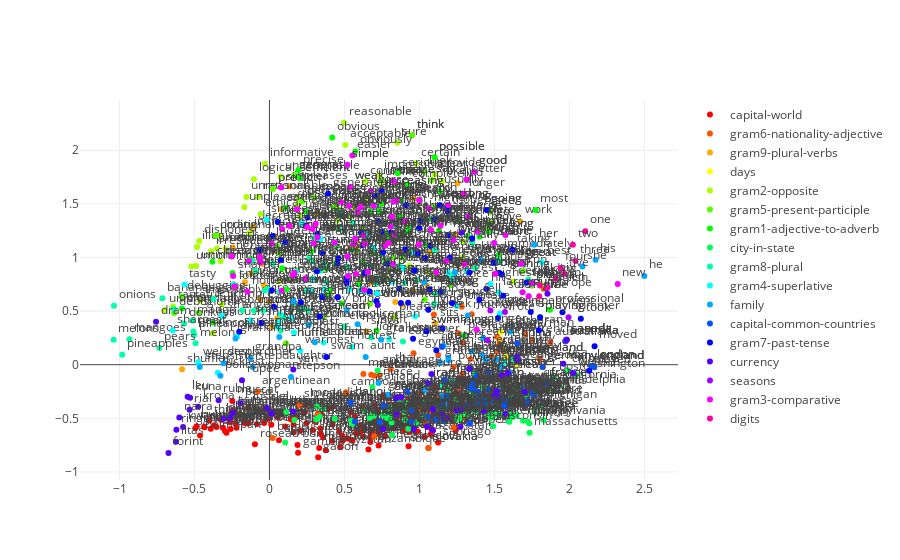

The cell this chart's notebook holds for it:
### Code cell
plot_embeddings(model, labeled_word_dict, ratio_words=1, aggregate="w")

### Figure 1 — Plotly figure (JSON) as saved in the notebook; plotly's stock layout.template omitted (floating-point values rounded to 4 significant figures; data arrays with more than 128 entries replaced by an {"elided": "..."} marker saying what was removed)
{"data": [{"marker": {"color": "rgb(255, 0, 0)"}, "mode": "markers+text", "name": "capital-world", "text": {"elided": "232 str values"}, "textposition": "top right", "type": "scatter", "x": {"elided": "232 float values"}, "y": {"elided": "232 float values"}}, {"marker": {"color": "rgb(255, 84, 0)"}, "mode": "markers+text", "name": "gram6-nationality-adjective", "text": ["albanian", "switzerland", "norway", "argentinean", "cambodia", "croatia", "israeli", "cambodian", "macedonia", "colombia", "australia", "egypt", "slovakia", "malta", "iceland", "german", "irish", "french", "thailand", "ukrainian", "greece", "australian", "swiss", "japanese", "icelandic", "chinese", "russian", "moldova", "spanish", "chilean", "sweden", "english", "argentina", "italy", "russia", "israel", "germany", "portuguese", "korean", "peruvian", "thai", "ukraine", "spain", "denmark", "france", "albania", "belorussian", "brazil", "mexican", "maltese", "india", "peru", "brazilian", "ireland", "colombian", "polish", "japan", "norwegian", "korea", "danish", "moldovan", "austrian", "china", "indian", "chile", "belarus", "austria", "greek", "dutch", "slovakian", "portugal", "england", "croatian", "poland", "italian", "egyptian", "macedonian", "swedish", "netherlands", "mexico", "bulgarian", "bulgaria"], "textposition": "top right", "type": "scatter", "x": [0.734, 1.48, 1.383, -0.07839, 0.848, 1.153, 1.125, 0.5102, 0.8781, 1.228, 1.974, 1.381, 1.06, 1.2, 1.186, 1.705, 1.534, 1.751, 1.246, 1.122, 1.461, 1.873, 1.285, 1.349, 0.7, 1.283, 1.518, 0.6987, 1.562, 1.059, 1.521, 1.828, 1.573, 1.748, 1.589, 1.257, 1.821, 1.228, 1.294, 0.9096, 0.8087, 1.275, 1.763, 1.5, 1.848, 1.004, 0.02059, 1.513, 1.321, 0.6265, 1.65, 1.224, 1.266, 1.801, 0.9172, 1.341, 1.655, 1.359, 1.55, 1.34, 0.3219, 1.436, 1.653, 1.518, 1.294, 1.037, 1.559, 1.097, 1.484, 0.2017, 1.395, 2.166, 0.999, 1.089, 1.494, 0.9607, 0.6789, 1.403, 1.642, 1.702, 1.056, 1.273], "y": [-0.09886, -0.3359, -0.3567, -0.249, -0.4673, -0.4827, 0.08987, -0.2571, -0.3004, -0.5868, 0.2187, -0.102, -0.7774, -0.2775, -0.2494, 0.2852, 0.1926, 0.2306, -0.4254, -0.282, -0.236, 0.2092, -0.08548, 0.4713, -0.1022, 0.5416, 0.1205, -0.6669, 0.1291, -0.4579, -0.2988, 0.7079, -0.4582, -0.2612, -0.07805, 0.2965, -0.02248, -0.02088, 0.205, -0.3794, -0.04137, -0.4103, -0.284, -0.2914, -0.1764, -0.4038, -0.6834, -0.246, -0.1594, -0.08702, 0.07469, -0.4516, -0.2296, 0.05456, -0.3914, 0.05371, 0.03859, -0.2319, -0.1018, -0.1825, -0.4584, -0.2984, 0.1995, 0.2604, -0.4922, -0.5368, -0.3651, 0.4676, 0.07363, -0.377, -0.3636, -0.02191, -0.2732, -0.4146, 0.01889, 0.1074, -0.09295, -0.09878, -0.2536, -0.2535, -0.248, -0.5781]}, {"marker": {"color": "rgb(255, 170, 0)"}, "mode": "markers+text", "name": "gram9-plural-verbs", "text": ["predicts", "sit", "sees", "sing", "talks", "thinks", "enhances", "shuffles", "sings", "works", "shuffle", "sits", "listens", "provide", "say", "writes", "enhance", "find", "generate", "increase", "speaks", "screams", "search", "vanishes", "describes", "implements", "generates", "estimates", "implement", "goes", "see", "swims", "decrease", "write", "says", "vanish", "scream", "eats", "work", "estimate", "swim", "think", "eat", "increases", "predict", "plays", "slows", "decreases", "searches", "walks", "talk", "slow", "provides", "walk", "listen", "play", "describe", "speak", "go", "finds"], "textposition": "top right", "type": "scatter", "x": [-0.1635, 0.8821, 0.9547, 0.7788, 1.053, 0.5823, -0.2448, -0.583, 0.6458, 1.499, 0.109, 1.105, -0.002481, 1.103, 1.081, 0.8846, 0.2976, 1.254, 0.1651, 0.7511, 0.682, -0.06126, 0.9625, 0.05123, 0.8787, -0.04406, 0.03262, 0.5358, 0.4267, 1.259, 1.473, 0.01472, 0.2188, 1.092, 1.069, 0.07015, 0.3616, -0.1199, 1.671, 0.5813, 0.6695, 0.9512, 0.08115, 0.1335, 0.02366, 1.534, -0.0373, -0.1084, 0.3101, 0.8387, 1.238, 0.5878, 1.026, 1.098, 0.4659, 1.749, 0.7097, 0.8217, 1.479, 1.072], "y": [0.7701, 0.9976, 0.6957, 0.8058, 0.734, 1.085, 1.093, -0.043, 0.3095, 0.9576, 0.198, 0.3856, 0.5879, 1.781, 1.721, 0.5578, 1.559, 1.692, 1.766, 1.715, 0.7613, 0.6114, 1.55, 0.4298, 0.8929, 0.9384, 1.2, 1.087, 1.47, 0.9309, 1.426, 0.3509, 1.521, 1.476, 1.047, 1.032, 0.4471, 0.8532, 1.339, 1.147, 0.5677, 2.14, 1.451, 1.663, 1.642, 0.2404, 0.7412, 1.287, 1.409, 0.5839, 1.22, 1.426, 1.364, 0.8413, 1.446, 0.7381, 1.562, 1.155, 1.325, 0.7022]}, {"marker": {"color": "rgb(255, 255, 0)"}, "mode": "markers+text", "name": "days", "text": ["tuesday", "monday", "friday", "wednesday", "thursday"], "textposition": "top right", "type": "scatter", "x": [1.514, 1.57, 1.545, 1.649, 1.578], "y": [0.04836, 0.1485, 0.3023, -0.006957, 0.07424]}, {"marker": {"color": "rgb(170, 255, 0)"}, "mode": "markers+text", "name": "gram2-opposite", "text": ["impossible", "undecided", "logical", "unclear", "uninformative", "unconvincing", "unethical", "informative", "comfortable", "inconsistent", "responsible", "unsure", "uncertain", "uncompetitive", "inconvenient", "efficient", "unimpressive", "illogical", "convincing", "sure", "consistent", "uninformed", "dishonest", "acceptable", "ethical", "unreasonable", "unproductive", "informed", "fortunate", "clear", "decided", "unfortunate", "impressive", "productive", "inefficient", "reasonable", "impossibly", "unpleasant", "certain", "unaware", "irrational", "unacceptable", "honest", "unlikely", "possible", "competitive", "likely", "distasteful", "uncomfortable", "known", "unknown", "convenient", "possibly", "pleasant", "aware", "rational", "irresponsible", "tasteful"], "textposition": "top right", "type": "scatter", "x": [0.7337, 0.0667, -0.1039, 0.6489, -0.6999, -0.5201, -0.3498, -0.0295, 0.5366, 0.1831, 1.29, 0.3669, 0.5501, -0.3773, -0.06419, 0.2031, -0.3172, -0.4831, 0.4342, 0.8528, 0.6399, -0.4891, -0.469, 0.5059, -0.05943, -0.1536, -0.2935, 0.9327, 0.2801, 1.103, 1.629, 0.3053, 0.9384, 0.5648, -0.1337, 0.4965, -0.4624, -0.1673, 0.9766, 0.5815, -0.3315, 0.07387, 0.1955, 0.7372, 1.101, 1.057, 1.15, -0.3256, 0.2033, 1.807, 1.285, 0.4553, 1.131, 0.8309, 0.7642, -0.07593, -0.3893, -0.6425], "y": [1.765, 0.7792, 1.73, 1.534, 0.5105, 0.9159, 1.084, 1.874, 1.381, 1.482, 1.149, 1.406, 1.305, 0.2934, 1.016, 1.738, 0.5611, 1.097, 1.286, 2.07, 1.709, 0.9208, 1.155, 2.048, 1.406, 1.565, 1.078, 0.9233, 1.059, 1.775, 0.7758, 1.309, 1.049, 1.471, 1.229, 2.257, 0.5959, 1.467, 1.877, 1.062, 1.203, 1.756, 1.543, 1.695, 1.935, 0.8705, 1.71, 0.9648, 1.392, 0.7541, 1.001, 1.346, 1.252, 0.4423, 1.579, 1.565, 1.058, 0.5459]}, {"marker": {"color": "rgb(84, 255, 0)"}, "mode": "markers+text", "name": "gram5-present-participle", "text": ["debugging", "vanish", "describe", "going", "think", "walk", "fly", "inventing", "reading", "say", "describing", "predicting", "dancing", "write", "swimming", "swim", "shuffle", "increase", "generate", "read", "implementing", "running", "sit", "jumping", "go", "run", "decrease", "listen", "walking", "see", "debug", "slowing", "flying", "look", "code", "enhance", "shuffling", "decreasing", "sitting", "screaming", "invent", "saying", "move", "looking", "thinking", "playing", "play", "moving", "seeing", "sing", "discover", "dance", "writing", "predict", "vanishing", "slow", "implement", "generating", "increasing", "coding", "listening", "singing", "enhancing", "jump", "discovering", "scream"], "textposition": "top right", "type": "scatter", "x": [-0.5835, 0.07015, 0.7097, 1.449, 0.9512, 1.098, 0.81, 0.1317, 1.191, 1.081, 0.7487, -0.06461, 0.867, 1.092, 1.048, 0.6695, 0.109, 0.7511, 0.1651, 1.137, 0.3207, 1.55, 0.8821, 0.6678, 1.479, 1.69, 0.2188, 0.4659, 0.9664, 1.473, -0.6355, 0.07521, 1.059, 1.034, 0.6206, 0.2976, -0.4719, 0.05493, 1.141, 0.209, 0.05244, 1.1, 1.442, 1.187, 0.7028, 1.805, 1.749, 1.495, 0.999, 0.7788, 0.8269, 1.206, 1.352, 0.02366, 0.03012, 0.5878, 0.4267, 0.3513, 0.7474, -0.3588, 0.6197, 1.066, 0.02272, 1.036, 0.6051, 0.3616], "y": [0.6364, 1.032, 1.562, 1.443, 2.14, 0.8413, 0.9055, 0.7954, 1.209, 1.721, 1.24, 1.071, 0.708, 1.476, 0.3127, 0.5677, 0.198, 1.715, 1.766, 1.488, 1.221, 0.8413, 0.9976, 0.6833, 1.325, 0.8762, 1.521, 1.446, 0.8778, 1.426, 0.4821, 0.9749, 0.5122, 1.797, 1.274, 1.559, 0.4837, 1.331, 0.6824, 0.5826, 1.104, 1.357, 1.274, 1.476, 1.574, 0.4435, 0.7381, 0.9515, 1.272, 0.8058, 0.9992, 0.7416, 1.177, 1.642, 0.5392, 1.426, 1.47, 1.041, 1.616, 1.205, 1.115, 0.7022, 1.201, 0.6079, 0.8053, 0.4471]}, {"marker": {"color": "rgb(0, 255, 0)"}, "mode": "markers+text", "name": "gram1-adjective-to-adverb", "text": ["most", "slowly", "slow", "completely", "fortunate", "quickly", "sudden", "swiftly", "reluctantly", "safely", "complete", "unfortunate", "furiously", "cheerfully", "usual", "typical", "amazing", "professional", "freely", "typically", "quiet", "immediate", "obvious", "usually", "rapid", "quick", "furious", "safe", "amazingly", "immediately", "suddenly", "possible", "quietly", "fortunately", "lucky", "unfortunately", "happy", "rapidly", "rare", "precise", "apparent", "mostly", "possibly", "reluctant", "apparently", "serious", "precisely", "infrequent", "efficient", "professionally", "free", "swift", "cheerful", "calmly", "calm", "luckily", "efficiently", "obviously", "rarely", "seriously", "happily", "occasional", "infrequently", "occasionally"], "textposition": "top right", "type": "scatter", "x": [1.776, 0.7998, 0.5878, 0.9193, 0.2801, 1.323, 0.4488, 0.4051, 0.3855, 0.7733, 1.258, 0.3053, -0.3761, -0.5833, 0.731, 0.7744, 0.6245, 1.871, 0.4787, 0.8777, 0.6932, 0.9303, 0.4189, 1.135, 0.7471, 0.6942, 0.4822, 0.9055, -0.1274, 1.529, 0.9752, 1.101, 0.5983, 0.3787, 0.6084, 0.8656, 0.9204, 0.874, 0.7695, 0.1925, 0.6787, 1.4, 1.131, 0.5495, 1.117, 0.8552, 0.4661, 0.08451, 0.2031, 1.295, 1.46, 0.7139, -0.3808, -0.2458, 0.2467, 0.1135, 0.104, 0.573, 0.8743, 0.7475, 0.4395, 0.782, 0.2877, 1.044], "y": [1.443, 1.189, 1.426, 1.68, 1.059, 1.199, 1.107, 0.6989, 0.6509, 0.9624, 1.346, 1.309, 0.3923, 0.5241, 1.435, 1.226, 0.9567, 0.5119, 1.41, 1.534, 1.042, 1.282, 2.12, 1.618, 1.031, 1.481, 0.5713, 1.341, 0.9854, 1.026, 0.8767, 1.935, 0.7492, 0.8976, 0.6892, 1.376, 1.238, 1.211, 1.324, 1.813, 1.436, 1.193, 1.252, 1.072, 1.336, 1.785, 1.537, 0.8988, 1.738, 0.2716, 1.241, 0.3195, 0.9603, 0.8552, 1.428, 0.7003, 1.463, 1.991, 1.38, 1.504, 0.9468, 0.9676, 0.8043, 1.114]}, {"marker": {"color": "rgb(0, 255, 84)"}, "mode": "markers+text", "name": "city-in-state", "text": ["tulsa", "phoenix", "tucson", "irvine", "detroit", "oxnard", "minnesota", "oklahoma", "honolulu", "nevada", "anchorage", "modesto", "huntsville", "houston", "arlington", "memphis", "sacramento", "anaheim", "tennessee", "garland", "dallas", "georgia", "pennsylvania", "worcester", "kansas", "california", "henderson", "pittsburgh", "denver", "ohio", "nashville", "orlando", "colorado", "louisiana", "shreveport", "wisconsin", "spokane", "akron", "toledo", "tacoma", "illinois", "seattle", "minneapolis", "omaha", "philadelphia", "scottsdale", "fremont", "massachusetts", "glendale", "plano", "hialeah", "cleveland", "lexington", "hawaii", "louisville", "kentucky", "indianapolis", "tallahassee", "texas", "amarillo", "michigan", "milwaukee", "tampa", "boston", "chandler", "florida", "portland", "wichita", "austin", "mesa", "atlanta", "nebraska", "reno", "cincinnati", "stockton", "bakersfield", "jacksonville", "irving", "fontana", "chicago", "laredo", "lubbock", "fresno", "arizona", "alabama", "madison", "oakland", "baltimore", "washington", "oregon", "alaska", "indiana", "miami", "maryland"], "textposition": "top right", "type": "scatter", "x": [0.9122, 1.367, 0.916, 0.9028, 1.7, 0.1666, 1.62, 1.492, 1.04, 1.4, 0.7218, 0.1118, 0.6694, 1.664, 1.27, 1.243, 1.253, 0.9018, 1.643, 0.6862, 1.612, 1.698, 1.725, 1.251, 1.767, 1.936, 1.311, 1.614, 1.547, 1.828, 1.353, 1.129, 1.635, 1.514, 0.7586, 1.491, 0.784, 0.6952, 1.032, 0.6723, 1.733, 1.646, 1.396, 1.03, 1.892, 0.3361, 0.814, 1.735, 0.8181, 0.3128, 0.1046, 1.689, 1.154, 1.34, 1.314, 1.599, 1.451, 0.6319, 1.805, 0.3606, 1.813, 1.497, 1.365, 1.9, 0.8768, 1.79, 1.54, 0.8973, 1.426, 0.8014, 1.717, 1.476, 0.8026, 1.602, 0.978, 0.5454, 1.27, 0.8679, 0.3188, 1.989, 0.4357, 0.5531, 0.9261, 1.59, 1.514, 1.466, 1.549, 1.697, 2.045, 1.608, 1.197, 1.691, 1.645, 1.648], "y": [-0.3628, -0.07748, -0.4106, -0.4354, -0.2583, -0.5155, -0.4907, -0.4498, -0.479, -0.4086, -0.05385, -0.4405, -0.4969, -0.2745, -0.4865, -0.3255, -0.4745, -0.5155, -0.4678, -0.2081, -0.3011, -0.322, -0.5326, -0.5158, -0.4409, -0.196, -0.4644, -0.3725, -0.3502, -0.5167, -0.2768, -0.3988, -0.3463, -0.4527, -0.4743, -0.5742, -0.497, -0.4756, -0.4787, -0.4772, -0.547, -0.2102, -0.4324, -0.3494, -0.241, -0.4828, -0.5391, -0.6357, -0.6549, -0.511, -0.7256, -0.3451, -0.5154, -0.2288, -0.4661, -0.5332, -0.4601, -0.4251, -0.2202, -0.4107, -0.3829, -0.4712, -0.4318, -0.1198, -0.3442, -0.2042, -0.2251, -0.4415, -0.213, -0.4871, -0.2874, -0.4991, -0.4114, -0.4641, -0.54, -0.5235, -0.5039, -0.3538, -0.3889, -0.0511, -0.5042, -0.5507, -0.5974, -0.367, -0.4367, -0.3685, -0.4597, -0.3225, -0.093, -0.3086, -0.239, -0.5236, -0.2238, -0.4751]}, {"marker": {"color": "rgb(0, 255, 169)"}, "mode": "markers+text", "name": "gram8-plural", "text": ["pigs", "cloud", "dollar", "goat", "onions", "goats", "hand", "colors", "melon", "donkey", "finger", "pear", "woman", "cats", "child", "buildings", "onion", "children", "dollars", "rats", "bananas", "pears", "cow", "men", "computers", "donkeys", "car", "eye", "cat", "cows", "pineapple", "roads", "hands", "dream", "dogs", "building", "women", "bird", "machines", "eyes", "mangoes", "elephants", "mice", "eagle", "snake", "bottles", "mouse", "road", "horse", "melons", "banana", "pig", "mango", "birds", "man", "eagles", "elephant", "fingers", "machine", "monkey", "horses", "bottle", "lions", "cars", "clouds", "pineapples", "computer", "rat", "snakes", "lion", "monkeys", "color", "dreams", "dog"], "textposition": "top right", "type": "scatter", "x": [-0.01284, 0.3406, 0.7222, -0.04281, -1.037, -0.3729, 1.082, 0.4671, -0.4927, 0.07344, 0.2867, -0.5076, 1.237, 0.3817, 1.315, 1.37, -0.6379, 1.536, 0.8682, 0.06609, -0.7142, -0.7342, 0.2572, 1.527, 0.305, -0.5696, 1.215, 0.6356, 0.6173, -0.0303, -0.5021, 1.105, 1.104, 0.9827, 0.5206, 1.726, 1.352, 0.6373, 0.2983, 0.5566, -0.9335, 0.2608, -0.1151, 0.8902, 0.2281, -0.09234, 0.244, 1.62, 1.098, -1.039, -0.1816, 0.1574, -0.5135, 0.3682, 1.409, 1.145, 0.499, 0.2662, 0.6874, 0.1986, 0.7165, 0.1768, 1.218, 0.9037, 0.02216, -0.982, 0.8187, 0.09604, -0.238, 0.6796, -0.1034, 0.4639, 0.6719, 0.7122], "y": [0.7072, 0.8769, 0.5557, 0.506, 0.5495, 0.614, 1.358, 1.266, 0.1993, 0.3181, 0.9634, 0.3089, 0.8617, 0.7706, 0.8762, 0.9028, 0.5191, 0.9547, 0.9223, 0.683, 0.6193, 0.1559, 0.5067, 0.9775, 1.171, 0.3842, 0.824, 1.212, 0.7038, 0.691, 0.2805, 0.6627, 1.068, 0.7876, 0.9138, 0.7945, 1.135, 0.6799, 1.18, 1.321, 0.2379, 0.3719, 0.9682, 0.2153, 0.5319, 0.8763, 0.6885, 0.0513, 0.5679, 0.2337, 0.5068, 0.5665, 0.4118, 0.9469, 0.9776, -0.1916, 0.3535, 0.9918, 1.082, 0.5128, 0.802, 0.8684, -0.1545, 0.7644, 0.9411, 0.09317, 1.291, 0.4383, 0.7502, 0.2528, 0.5057, 1.415, 0.9216, 0.7551]}, {"marker": {"color": "rgb(0, 255, 255)"}, "mode": "markers+text", "name": "gram4-superlative", "text": ["short", "tasty", "brightest", "shortest", "biggest", "long", "good", "wide", "weak", "large", "lucky", "strange", "hot", "warmest", "worst", "easiest", "weakest", "simple", "big", "lowest", "fastest", "luckiest", "simplest", "tall", "best", "oldest", "cool", "old", "slowest", "greatest", "sweetest", "easy", "youngest", "sweet", "young", "strong", "quickest", "largest", "weird", "dark", "hottest", "longest", "high", "highest", "sharpest", "quick", "great", "smart", "coolest", "slow", "bright", "strongest", "sharp", "strangest", "tallest", "smartest", "warm", "coldest", "darkest", "low", "smallest", "small", "weirdest", "cold", "fast", "bad", "widest"], "textposition": "top right", "type": "scatter", "x": [1.499, -0.566, 0.06096, 0.5323, 1.221, 1.574, 1.367, 1.227, 0.5378, 1.325, 0.6084, 0.6648, 0.8251, 0.2048, 0.9499, 0.2176, 0.3657, 0.5203, 1.506, 0.8921, 0.9719, -0.3439, -0.01883, 0.5784, 1.817, 1.536, 0.5716, 1.751, 0.0567, 1.191, -0.2142, 0.83, 1.568, 0.2917, 1.688, 1.191, 0.1479, 1.529, 0.3415, 0.6934, 0.5509, 1.248, 1.728, 1.474, -0.6452, 0.6942, 1.678, 0.5239, 0.1639, 0.5878, 0.5192, 0.8193, 0.6563, -0.3172, 0.7977, -0.1283, 0.4349, 0.3615, 0.07431, 0.8266, 0.7178, 1.386, -0.4755, 0.7662, 0.8374, 0.8484, 0.2726], "y": [1.134, 0.7489, 0.395, 0.7012, 0.8037, 1.21, 1.797, 1.162, 1.656, 1.38, 0.6892, 1.22, 0.9415, 0.1311, 1.047, 1.317, 0.7047, 1.865, 0.8472, 0.8982, 0.4523, -0.07477, 1.353, 0.8471, 0.9557, 0.4757, 1.175, 0.7569, 0.3483, 0.8611, 0.2646, 1.712, 0.01991, 0.7997, 0.6748, 1.49, 0.4321, 0.6756, 1.173, 1.093, 0.1646, 0.5476, 0.6392, 0.7538, 0.3185, 1.481, 0.9381, 0.8243, 0.302, 1.426, 1.009, 0.7726, 0.8655, 0.457, 0.238, 0.4148, 1.138, 0.2062, 0.4699, 1.519, 0.6636, 1.24, 0.02253, 1.108, 1.217, 1.533, 0.6952]}, {"marker": {"color": "rgb(0, 169, 255)"}, "mode": "markers+text", "name": "family", "text": ["sister", "aunt", "woman", "girl", "sisters", "bride", "stepfather", "princess", "his", "nephew", "granddaughter", "sons", "dad", "boy", "stepmother", "grandpa", "father", "daughter", "stepsister", "her", "uncle", "grandmother", "stepson", "husband", "son", "mom", "grandson", "queen", "policeman", "stepbrother", "wife", "grandfather", "brother", "she", "grandma", "king", "groom", "mother", "brothers", "niece", "man", "prince", "daughters", "stepdaughter", "policewoman", "he"], "textposition": "top right", "type": "scatter", "x": [1.349, 0.6418, 1.237, 1.033, 1.161, 0.5157, 0.3031, 1.04, 2.175, 1.149, 0.7963, 1.441, 0.3459, 1.153, 0.06617, -0.1267, 1.605, 1.527, -0.4648, 1.766, 1.193, 0.7445, 0.1435, 1.425, 1.684, 0.1606, 1.181, 1.419, 0.5881, -0.3054, 1.55, 1.136, 1.604, 2.087, -0.2262, 1.506, 0.2613, 1.323, 1.514, 0.7275, 1.409, 1.377, 1.193, -0.1111, -0.3268, 2.5], "y": [0.1262, 0.07194, 0.8617, 0.7693, 0.1741, 0.511, 0.209, -0.2362, 0.9782, -0.293, -0.2799, 0.04687, 0.639, 0.6726, 0.259, 0.06022, 0.307, -0.2422, -0.02126, 1.119, 0.04173, 0.2318, -0.1157, 0.2493, -0.2133, 0.5936, -0.3717, 0.08971, 0.3771, 0.01405, -0.022, 0.02567, -0.07248, 0.9162, 0.2448, 0.04119, 0.3712, 0.4598, 0.05072, -0.1697, 0.9776, -0.2997, 0.06412, -0.0203, -0.1024, 0.8274]}, {"marker": {"color": "rgb(0, 85, 255)"}, "mode": "markers+text", "name": "capital-common-countries", "text": ["havana", "vietnam", "bangkok", "berlin", "pakistan", "athens", "japan", "london", "paris", "oslo", "england", "tokyo", "china", "ottawa", "canberra", "stockholm", "finland", "canada", "australia", "egypt", "iraq", "beijing", "moscow", "afghanistan", "rome", "tehran", "greece", "switzerland", "norway", "baghdad", "germany", "madrid", "spain", "france", "islamabad", "helsinki", "thailand", "kabul", "sweden", "italy", "cairo", "hanoi", "russia", "cuba", "iran", "bern"], "textposition": "top right", "type": "scatter", "x": [1.056, 1.334, 0.946, 1.566, 1.354, 1.338, 1.655, 2.149, 1.715, 1.11, 2.166, 1.318, 1.653, 1.432, 1.15, 1.278, 1.434, 1.982, 1.974, 1.381, 1.15, 1.39, 1.568, 1.168, 1.459, 0.948, 1.461, 1.48, 1.383, 0.9189, 1.821, 1.335, 1.763, 1.848, 0.5685, 1.163, 1.246, 0.7644, 1.521, 1.748, 1.182, 0.5399, 1.589, 1.361, 1.056, 0.7354], "y": [-0.4852, -0.03878, -0.4302, -0.382, -0.1789, -0.2199, 0.03859, -0.01114, -0.3444, -0.5133, -0.02191, -0.3816, 0.1995, -0.3249, -0.3687, -0.4178, -0.3656, 0.2329, 0.2187, -0.102, 0.1674, -0.2512, -0.3314, -0.1399, -0.07006, -0.5292, -0.236, -0.3359, -0.3567, -0.2532, -0.02248, -0.5488, -0.284, -0.1764, -0.5294, -0.5262, -0.4254, -0.3829, -0.2988, -0.2612, -0.2933, -0.3549, -0.07805, -0.2356, -0.1749, -0.5354]}, {"marker": {"color": "rgb(0, 0, 255)"}, "mode": "markers+text", "name": "gram7-past-tense", "text": ["screamed", "running", "walking", "knew", "writing", "feeding", "seeing", "screaming", "selling", "striking", "struck", "decreased", "going", "reading", "spent", "listened", "saw", "swam", "paid", "went", "enhancing", "hitting", "sang", "sitting", "hiding", "swimming", "dancing", "spending", "sat", "knowing", "taking", "flying", "listening", "vanished", "sleeping", "thought", "hid", "generated", "slowed", "predicting", "falling", "implementing", "enhanced", "took", "thinking", "singing", "slowing", "danced", "shrank", "generating", "slept", "moving", "described", "hit", "read", "vanishing", "looking", "moved", "flew", "increasing", "decreasing", "said", "increased", "describing", "predicted", "playing", "wrote", "implemented", "looked", "paying", "ran", "fed", "sold", "saying", "walked", "jumped", "fell", "shrinking", "played", "jumping"], "textposition": "top right", "type": "scatter", "x": [-0.2016, 1.55, 0.9664, 1.036, 1.352, 0.1062, 0.999, 0.209, 0.9051, 0.7579, 1.218, 0.2429, 1.449, 1.191, 1.742, 0.3164, 1.713, 0.3796, 1.073, 1.954, 0.02272, 0.9249, 0.9575, 1.141, 0.7837, 1.048, 0.867, 1.203, 1.154, 0.7257, 1.621, 1.059, 0.6197, 0.5143, 0.5171, 1.187, 0.3526, 0.3906, 0.4525, -0.06461, 0.9908, 0.3207, 0.2538, 2.076, 0.7028, 1.066, 0.07521, 0.3349, -0.05304, 0.3513, 0.4561, 1.495, 1.333, 1.446, 1.137, 0.03012, 1.187, 2.168, 1.113, 0.7474, 0.05493, 1.533, 0.9104, 0.7487, 0.4578, 1.805, 1.525, 0.8099, 1.008, 0.6101, 1.797, 0.6313, 1.559, 1.1, 0.8761, 0.7129, 1.4, 0.01569, 2.132, 0.6678], "y": [0.3075, 0.8413, 0.8778, 0.9936, 1.177, 1.143, 1.272, 0.5826, 1.071, 1.047, 0.5761, 1.294, 1.443, 1.209, 0.4916, 0.8711, 0.7647, 0.07135, 1.109, 0.4897, 1.201, 0.5787, 0.2429, 0.6824, 0.9415, 0.3127, 0.708, 1.001, 0.3352, 1.335, 1.071, 0.5122, 1.115, 0.7652, 0.8135, 1.433, 0.6288, 1.594, 0.9451, 1.071, 1.037, 1.221, 1.374, 0.429, 1.574, 0.7022, 0.9749, 0.4488, 0.3917, 1.041, 0.6295, 0.9515, 0.8599, 0.7052, 1.488, 0.5392, 1.476, 0.1722, 0.1337, 1.616, 1.331, 0.8556, 1.487, 1.24, 0.988, 0.4435, 0.4367, 1.234, 1.342, 1.233, 0.3209, 0.8547, 0.6442, 1.357, 0.5748, 0.5922, 0.6053, 0.6941, -0.05683, 0.6833]}, {"marker": {"color": "rgb(84, 0, 255)"}, "mode": "markers+text", "name": "currency", "text": ["mexico", "algeria", "euro", "yen", "latvia", "dinar", "brazil", "lev", "india", "poland", "europe", "real", "romania", "lithuania", "rupee", "thailand", "dollar", "baht", "litas", "dong", "dram", "won", "armenia", "croatia", "canada", "leu", "rial", "kwanza", "nigeria", "angola", "bulgaria", "japan", "vietnam", "iran", "forint", "kuna", "hungary", "malaysia", "denmark", "cambodia", "krona", "russia", "argentina", "sweden", "ruble", "krone", "ukraine", "naira", "peso", "korea", "ringgit", "riel", "macedonia", "usa"], "textposition": "top right", "type": "scatter", "x": [1.702, 0.9626, 1.08, 0.1589, 1.09, -0.3052, 1.513, 0.01351, 1.65, 1.089, 1.854, 1.281, 1.178, 1.167, -0.1832, 1.246, 0.7222, -0.2434, -0.6242, 0.1569, -0.7562, 2.025, 0.8452, 1.153, 1.982, -0.5457, -0.5328, -0.576, 1.052, 0.7575, 1.273, 1.655, 1.334, 1.056, -0.6732, -0.5291, 1.429, 1.15, 1.5, 0.848, -0.4751, 1.589, 1.573, 1.521, -0.3388, -0.2645, 1.275, -0.601, -0.1945, 1.55, -0.6204, -0.01864, 0.8781, 1.96], "y": [-0.2535, -0.6009, -0.08633, -0.04479, -0.612, -0.5051, -0.246, -0.4554, 0.07469, -0.4146, 0.6621, 1.233, -0.5032, -0.5043, -0.1447, -0.4254, 0.5557, -0.4457, -0.7184, -0.4356, 0.3999, -0.07785, -0.3099, -0.4827, 0.2329, -0.3, -0.4191, -0.5817, -0.5786, -0.6002, -0.5781, 0.03859, -0.03878, -0.1749, -0.8233, -0.3074, -0.4334, -0.4709, -0.2914, -0.4673, -0.3922, -0.07805, -0.4582, -0.2988, -0.3309, -0.4961, -0.4103, -0.4918, -0.3594, -0.1018, -0.6073, -0.4032, -0.3004, 0.008334]}, {"marker": {"color": "rgb(169, 0, 255)"}, "mode": "markers+text", "name": "seasons", "text": ["winter", "summer", "autumn", "spring"], "textposition": "top right", "type": "scatter", "x": [1.474, 1.994, 1.453, 1.57], "y": [0.5057, 0.4437, 0.227, 0.4917]}, {"marker": {"color": "rgb(255, 0, 255)"}, "mode": "markers+text", "name": "gram3-comparative", "text": ["great", "smart", "cold", "longer", "taller", "big", "wide", "cooler", "younger", "long", "newer", "greater", "quicker", "safe", "sharper", "bigger", "hot", "stronger", "tough", "weak", "strong", "loud", "colder", "quick", "deeper", "larger", "cool", "smarter", "tougher", "older", "tall", "warm", "better", "small", "weaker", "heavier", "tighter", "slow", "simple", "deep", "bad", "easier", "lower", "young", "safer", "high", "sharp", "hotter", "faster", "wider", "good", "old", "cheap", "shorter", "smaller", "worse", "large", "new", "low", "brighter", "slower", "heavy", "cheaper", "bright", "harder", "easy", "louder", "short", "simpler", "warmer", "tight", "higher", "hard", "fast"], "textposition": "top right", "type": "scatter", "x": [1.678, 0.5239, 0.7662, 1.297, 0.166, 1.506, 1.227, 0.1547, 1.381, 1.574, 0.634, 1.179, 0.1332, 0.9055, -0.2424, 0.8069, 0.8251, 0.609, 0.5601, 0.5378, 1.191, 0.01498, 0.08074, 0.6942, 0.3083, 1.141, 0.5716, -0.1363, -0.06288, 1.301, 0.5784, 0.4349, 1.314, 1.386, 0.32, 0.08519, -0.2516, 0.5878, 0.5203, 0.7943, 0.8484, 0.553, 1.113, 1.688, 0.2949, 1.728, 0.6563, -0.1477, 0.4775, 0.817, 1.367, 1.751, 0.2527, 0.6261, 1.077, 0.675, 1.325, 2.323, 0.8266, -0.05844, 0.2878, 0.9954, 0.184, 0.5192, 0.5309, 0.83, -0.234, 1.499, 0.07862, 0.2406, 0.633, 1.065, 0.9981, 0.8374], "y": [0.9381, 0.8243, 1.108, 1.593, 0.8542, 0.8472, 1.162, 0.8326, 0.3285, 1.21, 1.125, 0.967, 1.293, 1.341, 0.8274, 1.289, 0.9415, 1.474, 1.123, 1.656, 1.49, 1.127, 0.6907, 1.481, 1.314, 1.296, 1.175, 0.9682, 1.003, 0.937, 0.8471, 1.138, 1.728, 1.24, 1.188, 1.266, 1.008, 1.426, 1.865, 1.134, 1.533, 1.952, 0.8602, 0.6748, 1.133, 0.6392, 0.8655, 0.6804, 1.52, 1.38, 1.797, 0.7569, 1.285, 1.208, 1.256, 1.62, 1.38, 0.7537, 1.519, 0.9524, 1.265, 1.121, 1.449, 1.009, 1.481, 1.712, 0.7294, 1.134, 1.652, 0.8069, 0.6961, 1.456, 1.534, 1.217]}, {"marker": {"color": "rgb(255, 0, 170)"}, "mode": "markers+text", "name": "digits", "text": ["two", "three", "four", "one", "five", "eight", "six", "seven", "nine"], "textposition": "top right", "type": "scatter", "x": [2.023, 2.041, 1.942, 2.106, 1.965, 1.803, 1.908, 1.854, 1.799], "y": [1.12, 0.9678, 0.9008, 1.245, 0.8459, 0.7379, 0.8031, 0.7188, 0.6394]}], "layout": {}}
